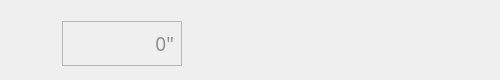
<?xml version="1.0" encoding="UTF-8"?>
<ui version="4.0">
 <class>ItemWidgetVoiceLeft</class>
 <widget class="QWidget" name="ItemWidgetVoiceLeft">
  <property name="geometry">
   <rect>
    <x>0</x>
    <y>0</y>
    <width>500</width>
    <height>80</height>
   </rect>
  </property>
  <property name="windowTitle">
   <string>ItemWidgetVoiceLeft</string>
  </property>
  <property name="styleSheet">
   <string notr="true">QWidget
{
	font-family: &quot;微软雅黑&quot;;
}

#frameVoice
{	
	border-image: url(:/image/resource/气泡 copy.png);
 	border-top-width:10px;
    border-bottom-width: 10px;

    border-left-width: 12px;
 	border-right-width: 8px;
	margin-bottom:10px;
}

#frameVoice[pressed=&quot;true&quot;]
{	
	border-image: url(:/image/resource/气泡 右键点选.png);
 	border-top-width:10px;
    border-bottom-width: 5px;

    border-left-width: 12px;
 	border-right-width: 8px;
}

#labelName
{
	color: rgb(144, 144, 144);
}
</string>
  </property>
  <layout class="QVBoxLayout" name="verticalLayout_2">
   <property name="spacing">
    <number>2</number>
   </property>
   <property name="topMargin">
    <number>2</number>
   </property>
   <property name="bottomMargin">
    <number>2</number>
   </property>
   <item>
    <widget class="QLabel" name="labelName">
     <property name="font">
      <font>
       <family>微软雅黑</family>
      </font>
     </property>
     <property name="text">
      <string/>
     </property>
     <property name="indent">
      <number>50</number>
     </property>
    </widget>
   </item>
   <item>
    <layout class="QHBoxLayout" name="horizontalLayout">
     <item>
      <layout class="QVBoxLayout" name="verticalLayout">
       <property name="spacing">
        <number>0</number>
       </property>
       <item>
        <widget class="QLabel" name="label">
         <property name="minimumSize">
          <size>
           <width>45</width>
           <height>45</height>
          </size>
         </property>
         <property name="maximumSize">
          <size>
           <width>45</width>
           <height>45</height>
          </size>
         </property>
         <property name="text">
          <string/>
         </property>
         <property name="pixmap">
          <pixmap resource="Resource.qrc">:/image/resource/头像60px.png</pixmap>
         </property>
         <property name="scaledContents">
          <bool>true</bool>
         </property>
        </widget>
       </item>
       <item>
        <spacer name="verticalSpacer">
         <property name="orientation">
          <enum>Qt::Vertical</enum>
         </property>
         <property name="sizeType">
          <enum>QSizePolicy::MinimumExpanding</enum>
         </property>
         <property name="sizeHint" stdset="0">
          <size>
           <width>40</width>
           <height>5</height>
          </size>
         </property>
        </spacer>
       </item>
      </layout>
     </item>
     <item>
      <widget class="QFrame" name="frameVoice">
       <property name="minimumSize">
        <size>
         <width>120</width>
         <height>0</height>
        </size>
       </property>
       <property name="maximumSize">
        <size>
         <width>16777215</width>
         <height>55</height>
        </size>
       </property>
       <property name="styleSheet">
        <string notr="true">QLabel
{
	background-color: rgba(0, 0, 0, 0);
	
	color: rgb(141, 141, 141);
}</string>
       </property>
       <property name="frameShape">
        <enum>QFrame::StyledPanel</enum>
       </property>
       <property name="frameShadow">
        <enum>QFrame::Raised</enum>
       </property>
       <layout class="QHBoxLayout" name="horizontalLayout_3">
        <property name="spacing">
         <number>15</number>
        </property>
        <property name="leftMargin">
         <number>0</number>
        </property>
        <property name="topMargin">
         <number>0</number>
        </property>
        <property name="rightMargin">
         <number>0</number>
        </property>
        <property name="bottomMargin">
         <number>0</number>
        </property>
        <item>
         <widget class="QLabel" name="labelIcon">
          <property name="maximumSize">
           <size>
            <width>18</width>
            <height>18</height>
           </size>
          </property>
          <property name="text">
           <string/>
          </property>
          <property name="alignment">
           <set>Qt::AlignCenter</set>
          </property>
         </widget>
        </item>
        <item>
         <widget class="QLabel" name="labelDuration">
          <property name="font">
           <font>
            <family>微软雅黑</family>
            <pointsize>14</pointsize>
           </font>
          </property>
          <property name="text">
           <string>0&quot;</string>
          </property>
          <property name="alignment">
           <set>Qt::AlignRight|Qt::AlignTrailing|Qt::AlignVCenter</set>
          </property>
         </widget>
        </item>
       </layout>
      </widget>
     </item>
     <item>
      <layout class="QVBoxLayout" name="verticalLayout_3">
       <property name="spacing">
        <number>1</number>
       </property>
       <property name="leftMargin">
        <number>10</number>
       </property>
       <property name="topMargin">
        <number>5</number>
       </property>
       <property name="rightMargin">
        <number>10</number>
       </property>
       <item>
        <spacer name="verticalSpacer_3">
         <property name="orientation">
          <enum>Qt::Vertical</enum>
         </property>
         <property name="sizeHint" stdset="0">
          <size>
           <width>20</width>
           <height>40</height>
          </size>
         </property>
        </spacer>
       </item>
       <item>
        <layout class="QHBoxLayout" name="horizontalLayout_2">
         <item>
          <widget class="QLabel" name="labelStatus">
           <property name="minimumSize">
            <size>
             <width>25</width>
             <height>25</height>
            </size>
           </property>
           <property name="maximumSize">
            <size>
             <width>25</width>
             <height>25</height>
            </size>
           </property>
           <property name="text">
            <string/>
           </property>
           <property name="scaledContents">
            <bool>true</bool>
           </property>
           <property name="alignment">
            <set>Qt::AlignCenter</set>
           </property>
          </widget>
         </item>
         <item>
          <spacer name="horizontalSpacer_2">
           <property name="orientation">
            <enum>Qt::Horizontal</enum>
           </property>
           <property name="sizeType">
            <enum>QSizePolicy::MinimumExpanding</enum>
           </property>
           <property name="sizeHint" stdset="0">
            <size>
             <width>40</width>
             <height>20</height>
            </size>
           </property>
          </spacer>
         </item>
        </layout>
       </item>
       <item>
        <spacer name="verticalSpacer_2">
         <property name="orientation">
          <enum>Qt::Vertical</enum>
         </property>
         <property name="sizeHint" stdset="0">
          <size>
           <width>20</width>
           <height>40</height>
          </size>
         </property>
        </spacer>
       </item>
       <item>
        <widget class="QLabel" name="labelUnread">
         <property name="font">
          <font>
           <family>微软雅黑</family>
          </font>
         </property>
         <property name="text">
          <string/>
         </property>
         <property name="alignment">
          <set>Qt::AlignRight|Qt::AlignTrailing|Qt::AlignVCenter</set>
         </property>
        </widget>
       </item>
      </layout>
     </item>
     <item>
      <spacer name="horizontalSpacer">
       <property name="orientation">
        <enum>Qt::Horizontal</enum>
       </property>
       <property name="sizeHint" stdset="0">
        <size>
         <width>9999</width>
         <height>20</height>
        </size>
       </property>
      </spacer>
     </item>
    </layout>
   </item>
  </layout>
 </widget>
 <layoutdefault spacing="6" margin="11"/>
 <resources>
  <include location="Resource.qrc"/>
 </resources>
 <connections/>
</ui>
